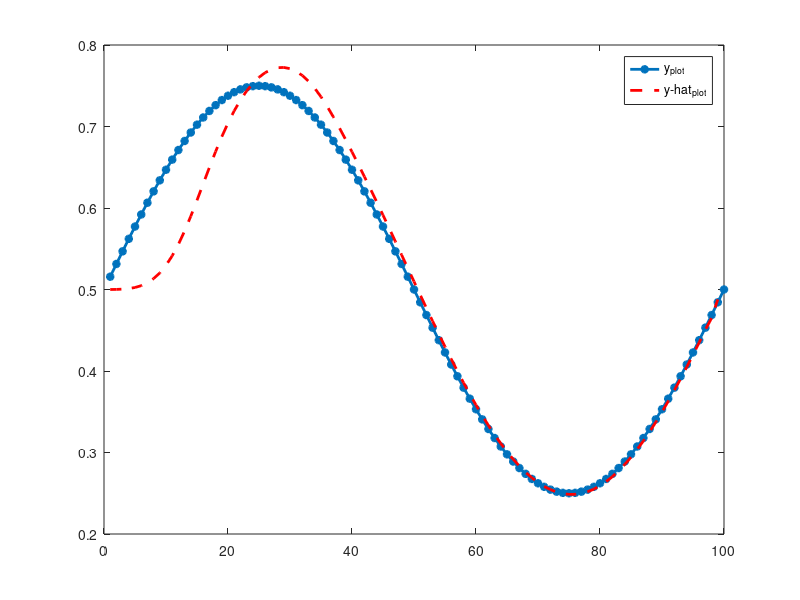
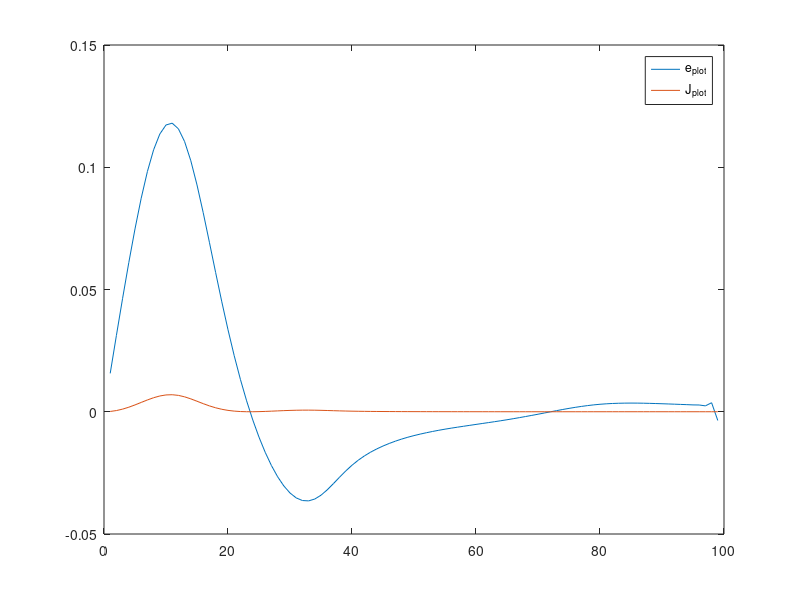

The MATLAB source for these figures, in order:
clc
clear all
close all
% Create and Plot Raw Data
x = 1:100;

% y = rand(1,length(x))./10;
% y = 0.25*x + randn(1,length(x));
% y = 1./(1+ exp(-0.5*x + randn(1,length(x))));
y = 0.5 + 0.25*sin(2*pi*x/100);
% y = 0.5 + 0.25*sin(2*pi*x/100)+ 0.05*randn(1,length(x));
% y = rand(1,length(x)).*x + 10;
% y = 0.25.*x.^2 + 10.*x + randn(1,length(x));
y_hat(1) = 0;
e(1) = 0;
b(1) = 0;
w(1,1) = 0;
w(2,1) = 0;
w(3,1) = 0;

alpha_w = 0.0105;%0.0105;% 0.002;
alpha_b = 0.1;%0.1;% 0.002;

z(1,1) = x(1);
z(2,1) = sin(x(1));
z(3,1) = cos(x(1));

plot(x,y,'-*','LineWidth',2)


for i = 1:length(x)-1
    % do sth
    % for j = 1:10000
    y_hat(i) = 1/(1+exp(-(w(:,i)'*z(:,i)+b(i))));

    e(i) = y(i)-y_hat(i);

    J(i) = 0.5*(e(i))^2;
    w(:,i+1) = w(:,i) + alpha_w*e(i)*y_hat(i)*(1-y_hat(i))*z(:,i);
    b(i+1) = b(i) + alpha_b*e(i)*y_hat(i)*(1-y_hat(i));

    z(1,i+1) = x(i+1);
    z(2,i+1) = sin(x(i+1));
z(3,i+1) = cos(x(i+1));
    % end


    

end

hold on
plot(x(1:end-1),y_hat,'r--','LineWidth',2)
hold off
legend('y_{plot}','y-hat_{plot}')

figure
plot(e)
hold on
plot(J)
hold off
legend('e_{plot}','J_{plot}')

disp(mean(J))